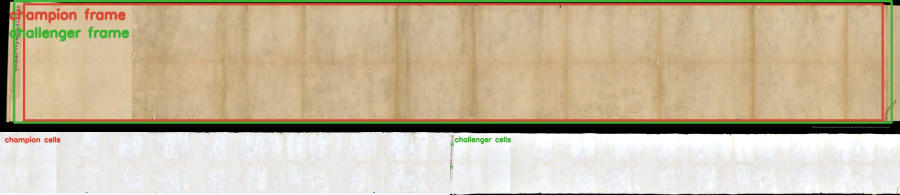
#> input picture experiments/light_frame/outv1_unbounded/audit_00_idp_1998_116_sample10_f001r.jpg, 1800 x 389 px (shown at 1/2 size)
$ python -i imaging.py   (imports and definitions only)
#> lines starting #> are read from the running program, lines starting #| are printed output that depends on the picture; after the words box and inside, x2 and y2 are one past the last pixel; in counts of white or black regions, pixels touching at a corner belong together
#> further down, picture is the input picture: shape (389, 1800, 3); mean B, G, R 158.9, 184.9, 199.3
"""Shared CV primitives for the image stations (prepare, segment).

Everything here is deterministic: same pixels + same params = same result,
which is what keeps segmentation compatible with the fingerprint system.
Two ink classes matter on archive scans: dark ink (iron gall) sits far below
the parchment brightness; faint marks (pencil, faded ink) sit in the same
light band as digital watermarks and are separable only by structure —
watermark letterforms are large, faint annotations are small.
"""

from __future__ import annotations

import cv2
import numpy as np

DARK_INK_OFFSET = 50  # gray levels below parchment median = dark ink
INK_CORE_OFFSET = 85  # a REAL ink stroke has a core at least this far
# below parchment; verso show-through never does
# Light components TALLER than this fraction of the short page side are
# watermark/stamp letterforms. Height is the discriminator: a faint pencil
# word is wide but short; watermark letters are tall even one at a time.
LARGE_LIGHT_HEIGHT_FRACTION = 0.015


def to_gray(image: np.ndarray) -> np.ndarray:
    if image.ndim == 2:
        return image
    return cv2.cvtColor(image, cv2.COLOR_BGR2GRAY)


def background_level(gray: np.ndarray) -> float:
    """Parchment brightness: the median dominates because most of a page is background."""
    return float(np.median(gray))


# [46 lines left out: functions mark_mask, ink_masks, not called in this run]


def remove_overlay_marks(
    image: np.ndarray,
    *,
    height_fraction: float = 0.01,
    max_std: float = 12.0,
    analysis_max_side: int = 1600,
) -> np.ndarray:
    """Paint digital overlay marks (watermarks, stamps) back to background.

    Two-part discriminator, both required: letterform HEIGHT (overlay letters
    are tall; pencil words are wide but short) and intensity UNIFORMITY
    (a rendered overlay has near-constant gray; pencil and faded ink vary
    with pressure). Dark ink is never touched.

    Detection runs at analysis scale — INTER_AREA downsampling averages out
    the JPEG noise that hides low-contrast overlays from the adaptive
    threshold at full resolution — and the removal mask is painted back at
    full resolution.
    """
    gray_full = to_gray(image)
    height, width = gray_full.shape
#> height = 389; width = 1800
    scale = min(1.0, analysis_max_side / max(height, width))
#> scale = 0.889
    gray = (
        cv2.resize(gray_full, None, fx=scale, fy=scale, interpolation=cv2.INTER_AREA)
        if scale < 1.0
        else gray_full
    )
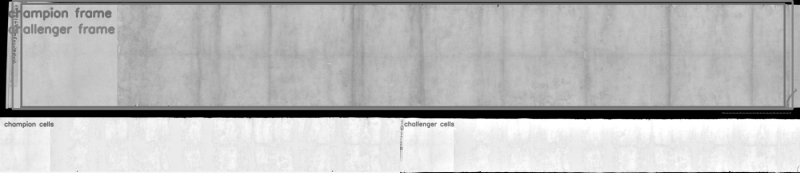
#> gray: shape (346, 1600) (shown at 1/2 size); min 0, max 255, mean 186.2

    bg = background_level(gray)
#> bg = 188
    # The overlay lives in the LIGHT BAND between parchment and ink depth.
    # Detect in the band directly — the adaptive mark mask only catches
    # letter fragments because a soft overlay's local contrast is too low.
    band_low, band_high = bg - DARK_INK_OFFSET, bg - 8
#> band_low = 138; band_high = 180
    light = ((gray > band_low) & (gray < band_high)).astype(np.uint8) * 255
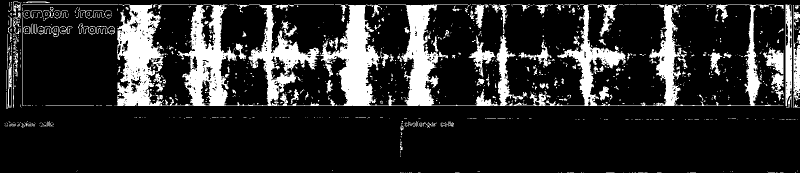
#> light: shape (346, 1600) (shown at 1/2 size); 16.9% white; 1113 white regions (956 under 20 px), largest, box (x1, y1, x2, y2) and area: (233, 9, 1567, 212) 69417, (1571, 9, 1584, 213) 2052, (1586, 10, 1600, 215) 1467
    light = cv2.morphologyEx(light, cv2.MORPH_CLOSE, np.ones((3, 3), np.uint8))
#> light: shape (346, 1600); 18.5% white; 528 white regions (443 under 20 px), largest, box (x1, y1, x2, y2) and area: (44, 9, 1567, 212) 80637, (1571, 9, 1600, 215) 4183, (12, 3, 43, 217) 2193

    max_height = max(2, int(min(gray.shape) * height_fraction))
#> max_height = 3
    n, labels, stats, _ = cv2.connectedComponentsWithStats(light)
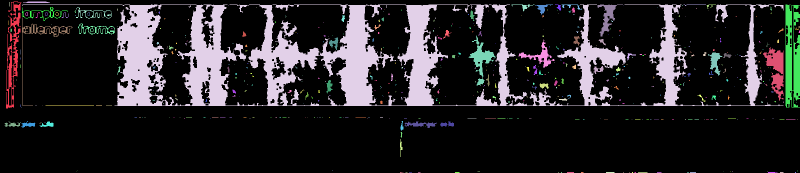
#> labels: shape (346, 1600) int32 (shown at 1/2 size); 529 distinct labels, from 0 to 528; one colour per label, 0 black
#> n = 529; stats = 529 rows, first 6: [0, 0, 1600, 346, 451440], [12, 3, 31, 214, 2193], [46, 3, 54, 3, 136], [18, 4, 1, 9, 9], [44, 9, 1523, 203, 80637], [1023, 9, 46, 14, 140]
    to_remove = np.zeros_like(light)
    for i in range(1, n):
        _, _, bw, bh, area = stats[i]
        if bh <= max_height or area < 4:
            continue
        component = labels == i
        if float(np.std(gray[component])) <= max_std:
            to_remove[component] = 255
#> this loop made 528 passes
#> (bw, bh, area) on passes 1, 2, 4: (31, 214, 2193), (54, 3, 136), (1523, 203, 80637)
#> pass 1, in remove_overlay_marks, `component = labels == i`:
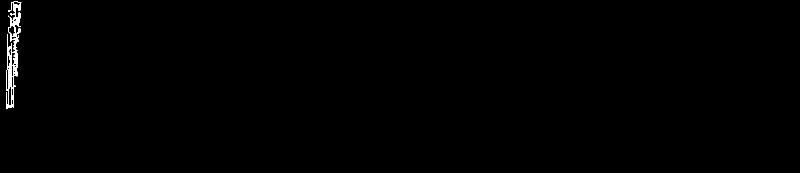
#> component: shape (346, 1600) bool (shown at 1/2 size); 0.4% white; 1 white region, box (x1, y1, x2, y2) and area: (12, 3, 43, 217) 2193
#> after the loop:
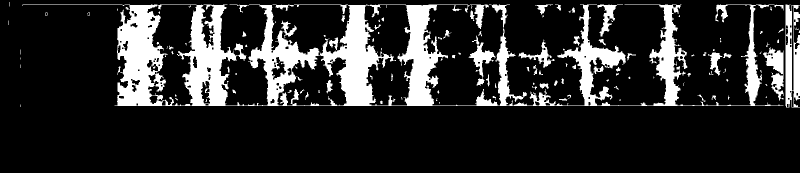
#> to_remove: shape (346, 1600) (shown at 1/2 size); 17.1% white; 121 white regions (63 under 20 px), largest, box (x1, y1, x2, y2) and area: (44, 9, 1567, 212) 80637, (1571, 9, 1600, 215) 4183, (1526, 94, 1567, 201) 2026

    if scale < 1.0:
        to_remove = cv2.resize(
            to_remove, (width, height), interpolation=cv2.INTER_NEAREST
        )
#> to_remove: shape (389, 1800); 17% white; 121 white regions (46 under 20 px), largest, box (x1, y1, x2, y2) and area: (50, 11, 1763, 239) 101727, (1768, 11, 1800, 242) 5064, (1717, 106, 1763, 226) 2538
    # dilate generously so anti-aliased overlay edges go too, then keep hands
    # off anything that is real dark ink at full resolution
    pad = max(3, int(round(1 / max(scale, 1e-6))) + 2)
#> pad = 3
    to_remove = cv2.dilate(to_remove, np.ones((pad, pad), np.uint8))
#> to_remove: shape (389, 1800); 21.2% white; 91 white regions, largest, box (x1, y1, x2, y2) and area: (49, 10, 1764, 240) 126787, (1767, 10, 1800, 243) 6477, (1716, 105, 1764, 227) 3173
    dark_full = gray_full < background_level(gray_full) - DARK_INK_OFFSET
#> dark_full: shape (389, 1800) bool; 11.7% white; 82 white regions (30 under 20 px), largest, box (x1, y1, x2, y2) and area: (0, 0, 1800, 271) 75988, (927, 385, 1346, 389) 746, (1347, 385, 1746, 389) 624
    to_remove[dark_full] = 0
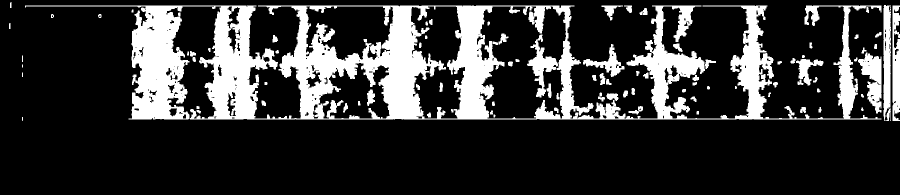
#> to_remove: shape (389, 1800) (shown at 1/2 size); 20.7% white; 92 white regions (3 under 20 px), largest, box (x1, y1, x2, y2) and area: (50, 11, 1763, 239) 124079, (1716, 105, 1763, 227) 3077, (1767, 10, 1782, 242) 3009

    cleaned = image.copy()
    if cleaned.ndim == 2:
        cleaned[to_remove > 0] = int(bg)
    else:
        fill = np.median(image.reshape(-1, image.shape[2]), axis=0)
#> fill = [149, 185, 209]
        cleaned[to_remove > 0] = fill
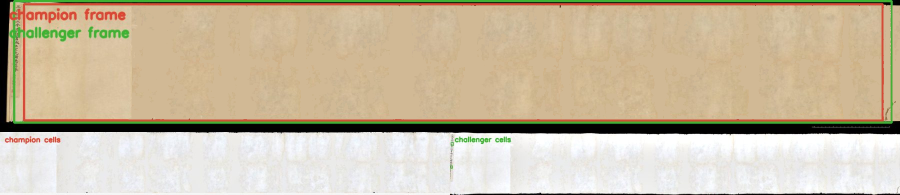
#> cleaned: shape (389, 1800, 3) (shown at 1/2 size); mean B, G, R 162.5, 187.7, 201.6
    return cleaned


# [111 lines left out: functions flatten_illumination, attenuate_light_marks, encode_jpeg, parchment_frame, trim_gutter, glyph_height and 1 more, not called in this run]

>>> import cv2
>>> picture = cv2.imread('../../experiments/light_frame/outv1_unbounded/audit_00_idp_1998_116_sample10_f001r.jpg')
>>> result = remove_overlay_marks(picture)

$ run again, on experiments/light_frame/outv1_unbounded/audit_02_gallica_pelliot_chinois_4837_page_0003.jpg
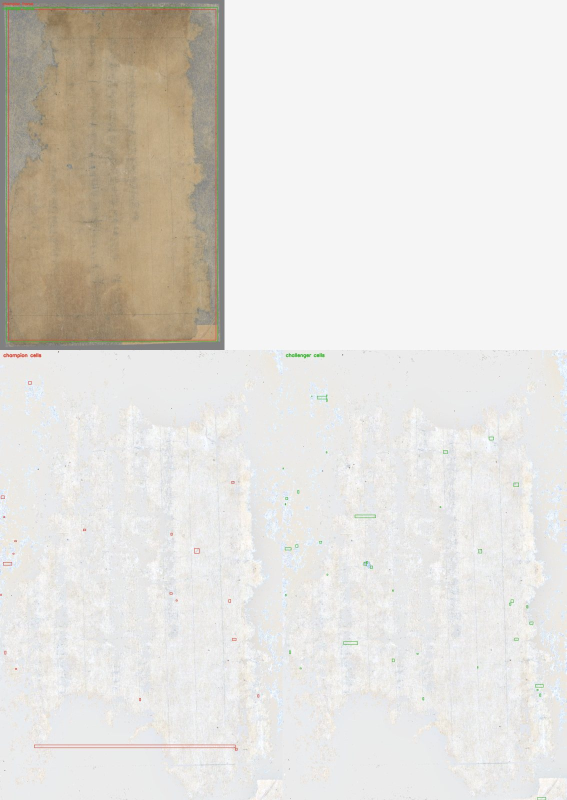
#> input picture experiments/light_frame/outv1_unbounded/audit_02_gallica_pelliot_chinois_4837_page_0003.jpg, 1133 x 1600 px (shown at 1/2 size)
#> picture is the input picture: shape (1600, 1133, 3); mean B, G, R 217.4, 222.5, 225.4
#> bg = 235
#> band_low = 185; band_high = 227
#> in remove_overlay_marks, `n, labels, stats, _ = cv2.connectedComponentsWithStats(light)`:
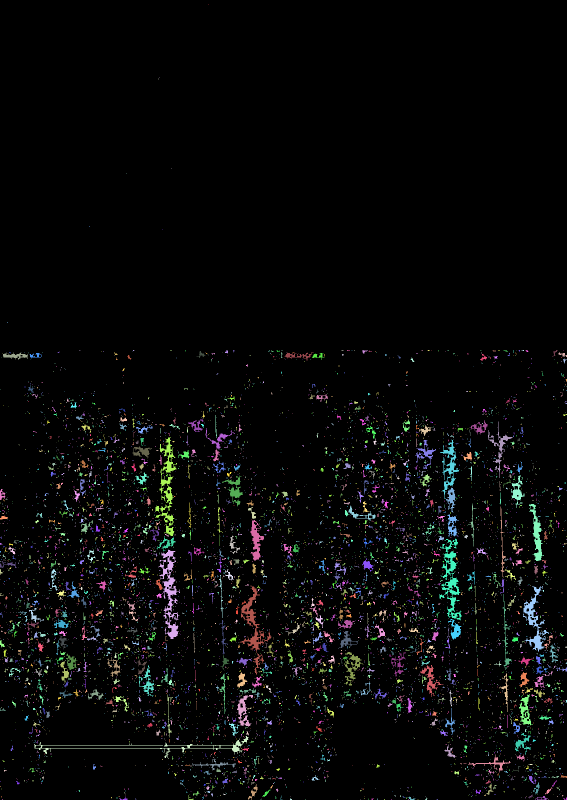
#> labels: shape (1600, 1133) int32 (shown at 1/2 size); 6806 distinct labels, from 0 to 6805; one colour per label, 0 black
#> n = 6806
#> the loop in remove_overlay_marks, `for i in range(1, n):` made 6805 passes
#> (bw, bh, area) on passes 13, 23, 40: (6, 7, 25), (11, 8, 37), (11, 13, 45)
#> in remove_overlay_marks, `dark_full = gray_full < background_level(gray_full) - DARK_INK_OFFSET`:
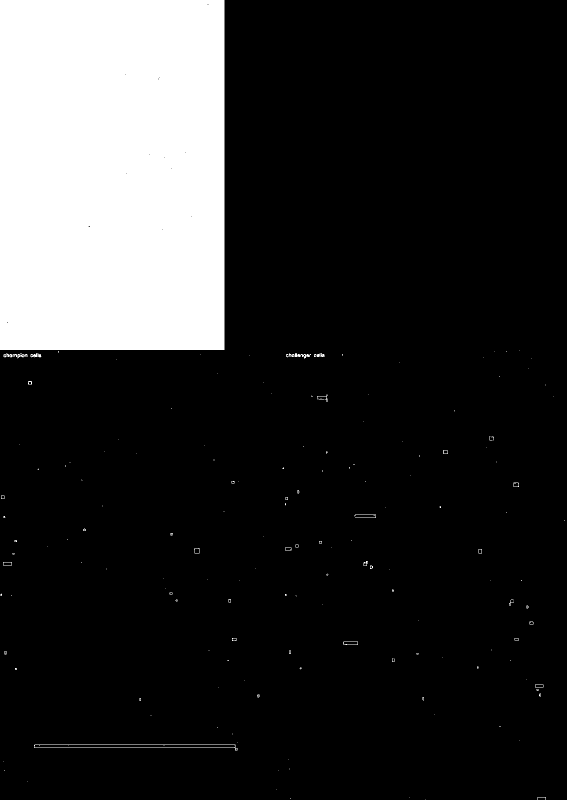
#> dark_full: shape (1600, 1133) bool (shown at 1/2 size); 17.5% white; 165 white regions (128 under 20 px), largest, box (x1, y1, x2, y2) and area: (0, 0, 449, 700) 314281, (68, 1489, 475, 1501) 842, (590, 706, 622, 717) 152
#> fill = [235, 235, 235]
#> cleaned: shape (1600, 1133, 3); 5.04% of pixels changed, all inside (x1, y1, x2, y2) = (0, 699, 1117, 1600)
